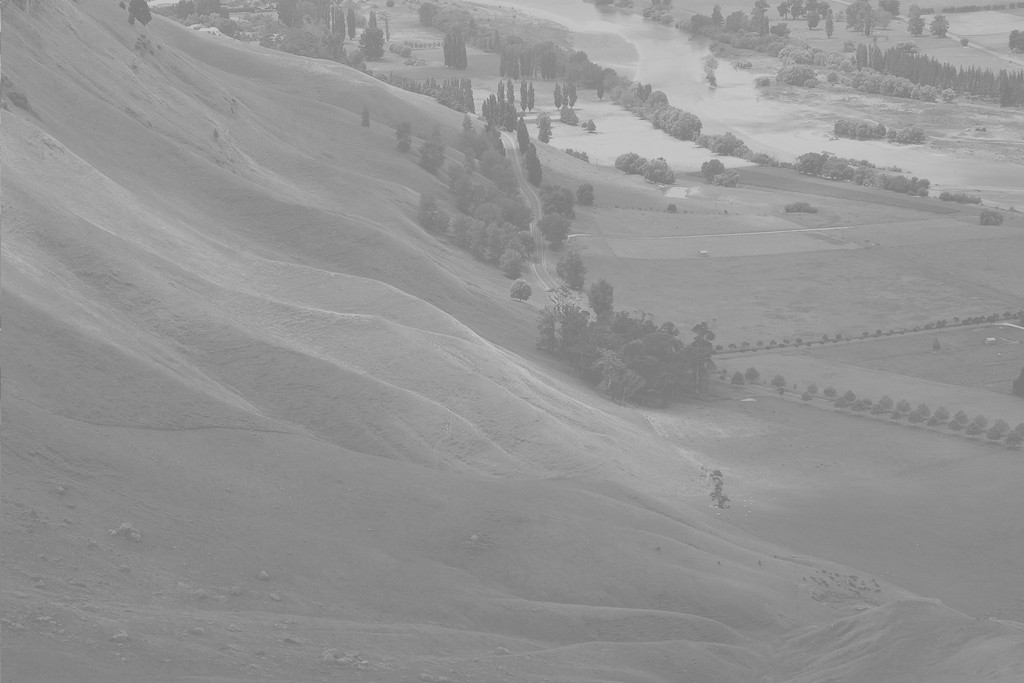
%> input picture 5/1.jpg, 1024 x 683 px
$ octave experiment.m   (GNU Octave 9; MATLAB toolbox functions it lacks are replaced by stand-ins)
%> lines starting %> are read from the running program, lines starting %| are printed output that depends on the picture
landscape = imread("1.jpg");
%> landscape is the input picture: size 683x1024x3 uint8; min 114, max 208, mean 148
kernels = [2, 4, 6, 8, 32, 64];
results = cell(1, 6);
for i = 1:6
    disp(['Расчет при размере ядра: ', num2str(kernels(i))]);
    results{i} = image_adapthisteq(landscape, [kernels(i), kernels(i)], 0.02, false);
end
%> this loop made 6 passes
%> pass 1, in image_adapthisteq, `J = adapthisteq(gray_img, 'ClipLimit', clip_limit, 'NumTiles', kernel_..`:
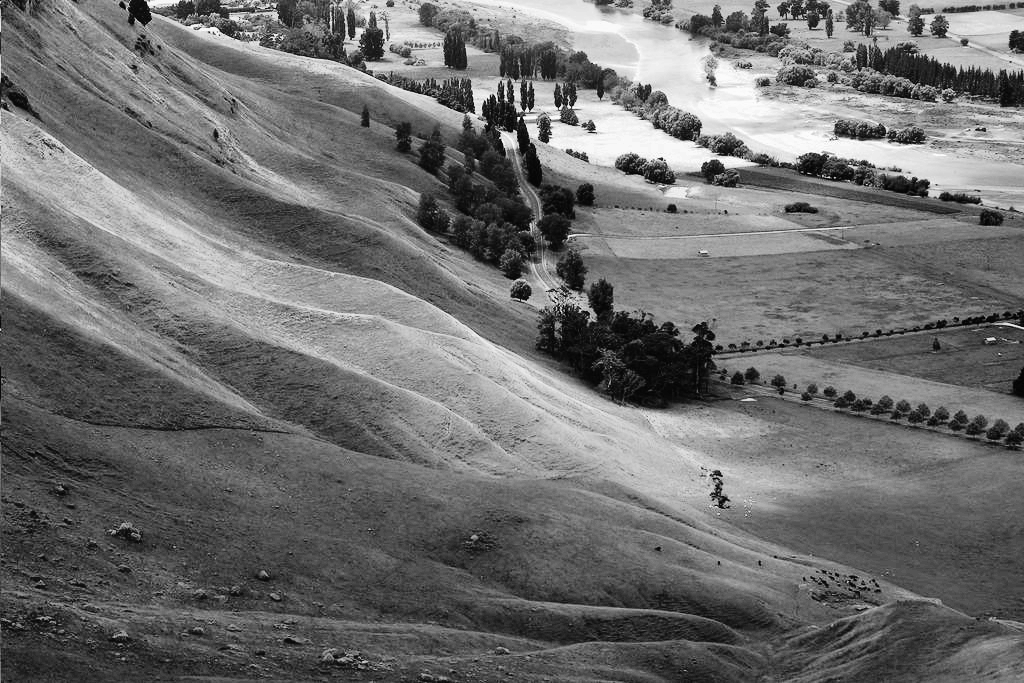
%> J: size 683x1024 uint8; min 0, max 255, mean 110
%> pass 2, in image_adapthisteq (call 2), `J = adapthisteq(gray_img, 'ClipLimit', clip_limit, 'NumTiles', kernel_..`:
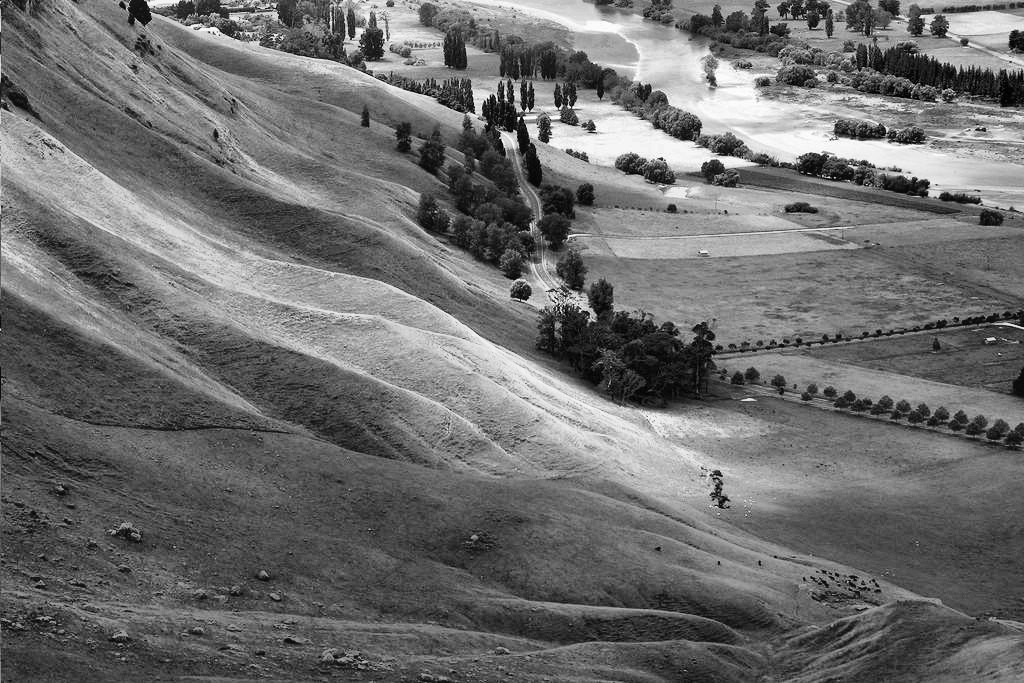
%> J: size 683x1024 uint8; min 0, max 255, mean 109.2
%> pass 3, in image_adapthisteq (call 3), `J = adapthisteq(gray_img, 'ClipLimit', clip_limit, 'NumTiles', kernel_..`:
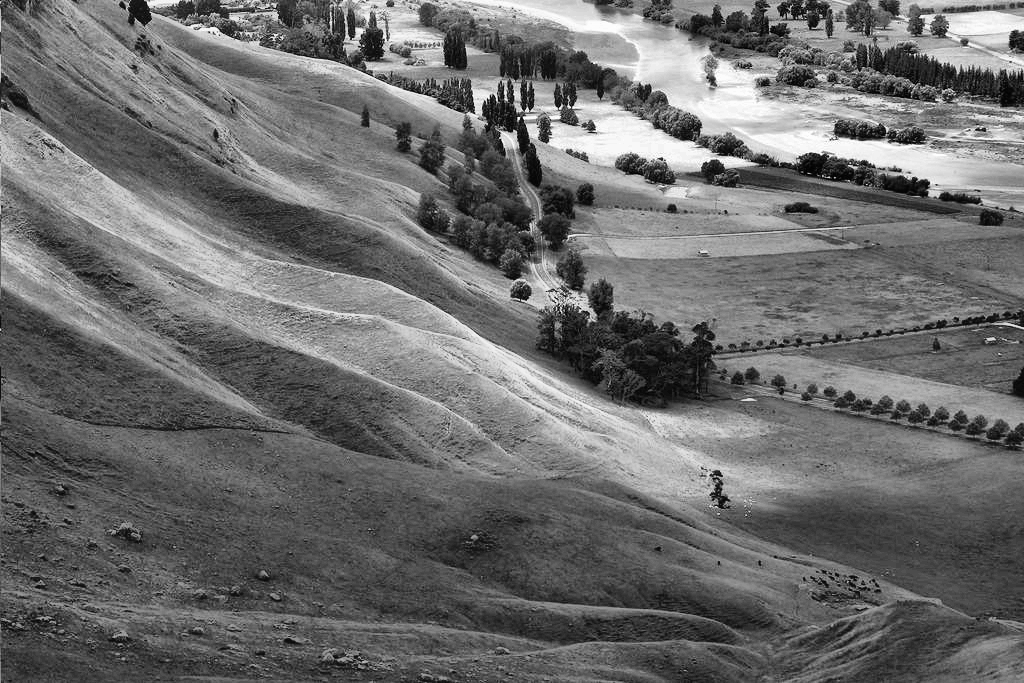
%> J: size 683x1024 uint8; min 0, max 255, mean 108.4
%> after the loop, results = 6 items

compare6image(results, kernels);

function compare6image(imgs, params)
%> called with params = [2 4 6 8 32 64]
    fig1 = figure('Name', 'Изображения', 'Position', [100, 100, 1400, 700]);
    for i = 1:6
        subplot(2, 3, i, 'Parent', fig1);
        imshow(imgs{i});
        title(['Ядро: ', num2str(params(i))]);
        axis off;
    end
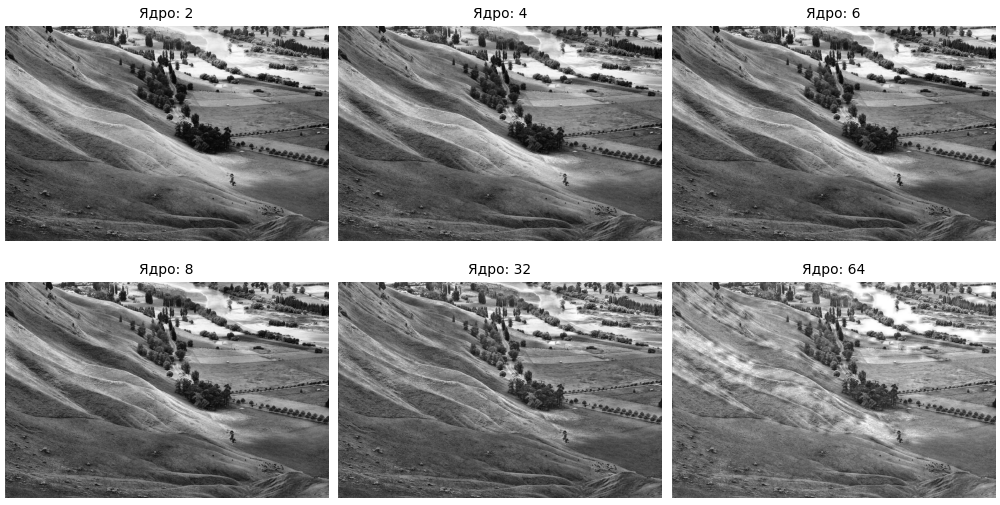
%> figure redrawn from the program's plot data, 6 panels

    fig2 = figure('Name', 'гистограммы яркости', 'Position', [100, 100, 1400, 700]);
    for i = 1:6
        subplot(2, 3, i, 'Parent', fig2);
        imhist(im2gray(imgs{i}), 256);
        title(['Ядро: ', num2str(params(i))]);
    end
%> `compare6image(results, kernels);`:
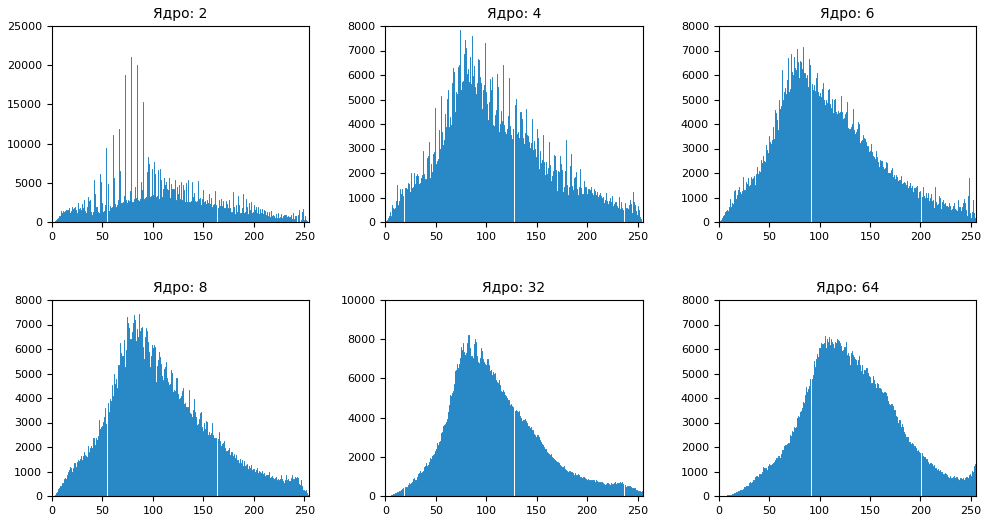
%> figure redrawn from the program's plot data, 6 panels; panel 1: highest point at x = 78, y = 21059; panel 2: highest point at x = 74, y = 7854; panel 3: highest point at x = 84, y = 7137; panel 4: highest point at x = 86, y = 7440
end

function J = image_adapthisteq(img, kernel_size, clip_limit, convert2lab)
    if convert2lab
        LAB = rgb2lab(img);
        L = LAB(:,:,1) / 100;
        L = adapthisteq(L, 'ClipLimit', clip_limit, 'NumTiles', kernel_size);
        LAB(:,:,1) = L * 100;
        J = lab2rgb(LAB);
    else
        gray_img = rgb2gray(img);
        J = adapthisteq(gray_img, 'ClipLimit', clip_limit, 'NumTiles', kernel_size);
    end
end
